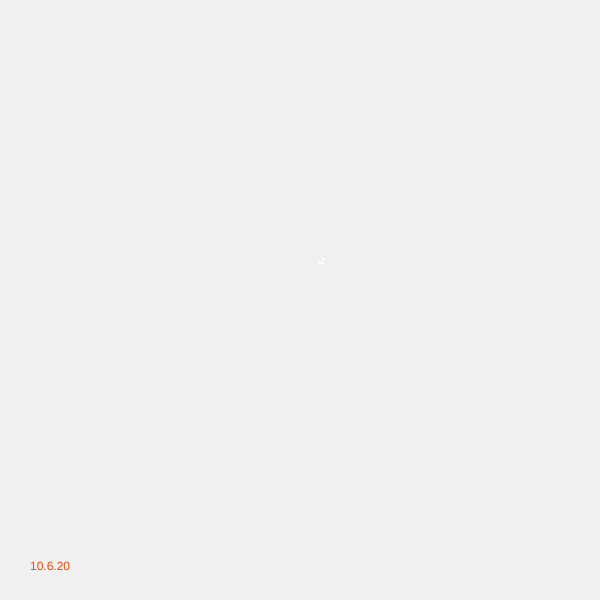
Frame 1 (no input)
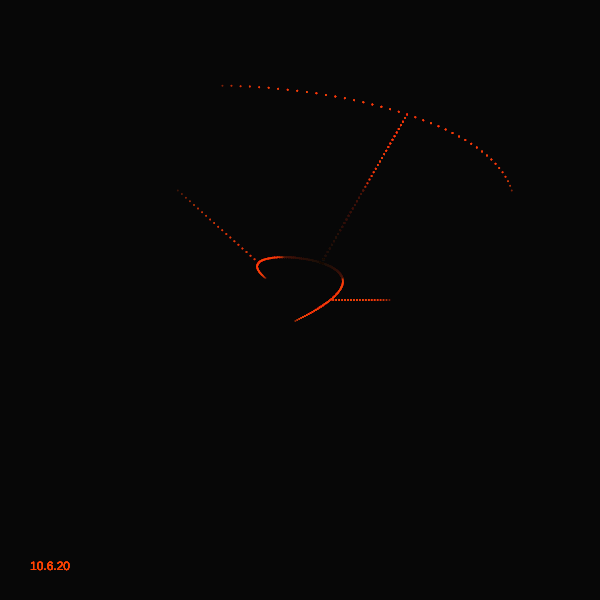
Frame 60 (no input)
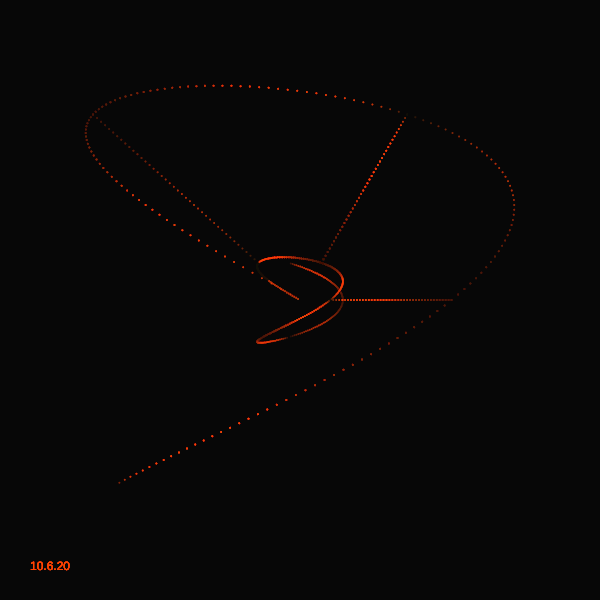
Frame 120 (the mouse pressed at the canvas centre since frame 60)

The p5.js sketch that drew these frames (run headless with seeded random() and noise() and a simulated clock; from frame 60 on, the mouse is pressed at the canvas centre):

// p5.js sketch
// ── sketch.js
let _aryObject = [];
let _tileNumT;
let _tileNumR;
let _ellipseRatio;
let _count;
let _stepR;
let _stepT;

function setup() {
  createCanvas(600, 600);
 
  // strokeJoin(MITER);
  
  _freqCount = 40;

  _count = 0;
  _ellipseRatio = 4;
  _tileNumT = 12;
  _tileNumR = 7;
  
  let layerNum = 40;
  let initT = int(random(_tileNumT));
  for (k = 1; k <= layerNum; k++) {
    let baseColor = 360 + random(20);
    _aryObject.push(new f(
      1, initT,
      color((baseColor + 180) % 360, 200, 50, 100),
      width/2/_tileNumR/layerNum*k
    ));
  }
}

function draw() {
  // clear();
 // blendMode(DIFFERENCE);
  background(0, 15);
  
  for (let i = 0; i < _aryObject.length; i++) {
    _aryObject[i].update();
    _aryObject[i].drawMe();
  }

  _count ++;
  noStroke()
  fill(255,69,0);
  text("10.6.20", 30, height-30);
  fill(255,69,0, 30);
}

class f {
  constructor(iR, iT, myColor,sw) {
    this.target_iR = iR;
    this.target_iT = iT;
    this.myColor = myColor;
    this.sw = sw *_ellipseRatio; 
    this.aryPoint = [];
  }

  setTarget() {
    _stepR = 4;
    _stepT = 2;
    this.iR = this.target_iR;
    this.iT = this.target_iT % _tileNumT;
    
    this.aryPoint.unshift([this.iR, this.iT]);

    let dir;
    if (this.iR <= _stepR) {
      dir = random(["down", "left", "right"]);
    } else if (this.iR >= _tileNumR-_stepR) {
      dir = random(["up", "left", "right"]);
    } else {
      dir = random(["up", "down", "left", "right"]);
    }

    if (dir == "up") { this.target_iR = this.iR - _stepR; }
    else if (dir == "down") { this.target_iR = this.iR + _stepR; }
    else if (dir == "left") { this.target_iT = this.iT - _stepT; }
    else if (dir == "right") { this.target_iT = this.iT + _stepT; }

    this.dR = (this.target_iR - this.iR) / (_freqCount+1);
    this.dT = (this.target_iT - this.iT) / (_freqCount+1);
  }
  
  update() {
    if (_count % _freqCount == 0) {
      this.setTarget();
    }

    if (this.target_iR == this.iR) { //dir = right or left
      this.aryPoint.unshift([this.iR, this.aryPoint[0][1] + this.dT]);
    } else if (this.target_iT == this.iT) {
      this.aryPoint.unshift([this.aryPoint[0][0] + this.dR, this.iT]);
    }

    while (this.aryPoint.length >= 20) {
      this.aryPoint.pop();
    }
  }

  drawMe() {
    stroke(255,69,0);
    strokeWeight(5)
    noStroke()
    
    push();
    translate(width/2, height/2);

    for (let i = 0; i < this.aryPoint.length; i++) {
      ellipse(
        width / 2 / _tileNumR * this.aryPoint[i][0] * cos(3.5*PI / _tileNumT * this.aryPoint[i][1]),
        width / 2 / _tileNumR * this.aryPoint[i][0] * sin(2*PI / _tileNumT * this.aryPoint[i][1]), 2, 2);
    }
   
    pop();
  }
}
